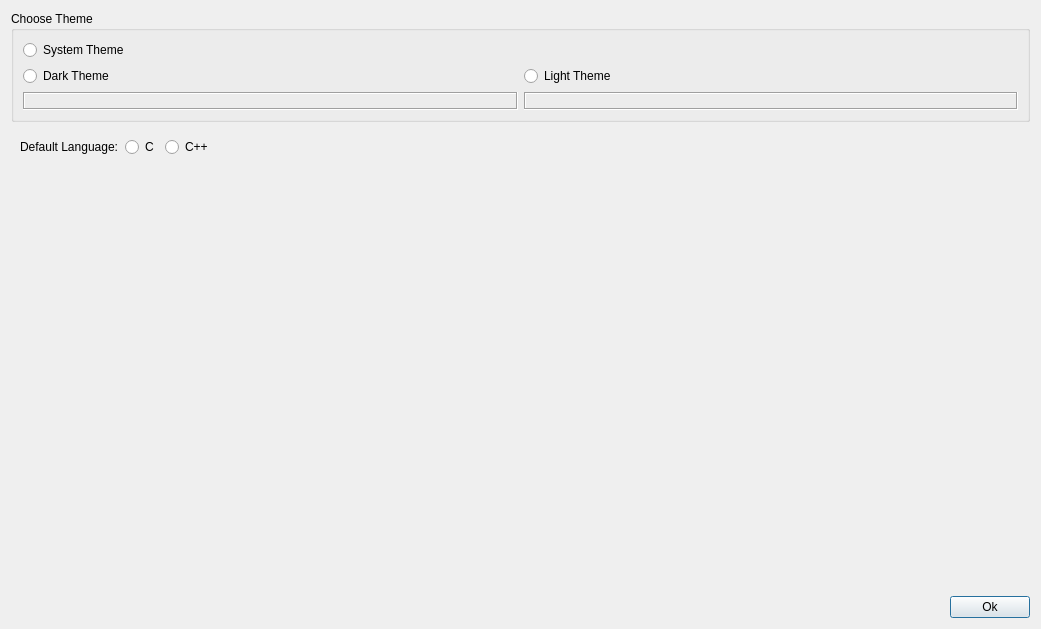
<?xml version="1.0" encoding="UTF-8"?>
<ui version="4.0">
 <class>ChooseThemeDialog</class>
 <widget class="QDialog" name="ChooseThemeDialog">
  <property name="geometry">
   <rect>
    <x>0</x>
    <y>0</y>
    <width>1041</width>
    <height>629</height>
   </rect>
  </property>
  <property name="windowTitle">
   <string>Choose Theme</string>
  </property>
  <layout class="QVBoxLayout" name="verticalLayout">
   <item>
    <widget class="QGroupBox" name="grpTheme">
     <property name="title">
      <string>Choose Theme</string>
     </property>
     <layout class="QGridLayout" name="gridLayout">
      <item row="2" column="1">
       <widget class="QLabel" name="lblLight">
        <property name="frameShape">
         <enum>QFrame::Box</enum>
        </property>
        <property name="frameShadow">
         <enum>QFrame::Sunken</enum>
        </property>
        <property name="text">
         <string/>
        </property>
        <property name="pixmap">
         <pixmap resource="../icons.qrc">:/demos/light.png</pixmap>
        </property>
       </widget>
      </item>
      <item row="2" column="0">
       <widget class="QLabel" name="lblDark">
        <property name="frameShape">
         <enum>QFrame::Box</enum>
        </property>
        <property name="frameShadow">
         <enum>QFrame::Sunken</enum>
        </property>
        <property name="text">
         <string/>
        </property>
        <property name="pixmap">
         <pixmap resource="../icons.qrc">:/demos/dark.png</pixmap>
        </property>
       </widget>
      </item>
      <item row="1" column="0">
       <widget class="QRadioButton" name="rbDark">
        <property name="text">
         <string>Dark Theme</string>
        </property>
       </widget>
      </item>
      <item row="1" column="1">
       <widget class="QRadioButton" name="rbLight">
        <property name="text">
         <string>Light Theme</string>
        </property>
       </widget>
      </item>
      <item row="0" column="0">
       <widget class="QRadioButton" name="rbAuto">
        <property name="text">
         <string>System Theme</string>
        </property>
       </widget>
      </item>
     </layout>
    </widget>
   </item>
   <item>
    <widget class="QWidget" name="widget_2" native="true">
     <layout class="QHBoxLayout" name="horizontalLayout_2">
      <item>
       <widget class="QLabel" name="label_3">
        <property name="text">
         <string>Default Language:</string>
        </property>
       </widget>
      </item>
      <item>
       <widget class="QRadioButton" name="rbC">
        <property name="text">
         <string>C</string>
        </property>
        <attribute name="buttonGroup">
         <string notr="true">grpDefaultLanguage</string>
        </attribute>
       </widget>
      </item>
      <item>
       <widget class="QRadioButton" name="rbCpp">
        <property name="text">
         <string>C++</string>
        </property>
        <attribute name="buttonGroup">
         <string notr="true">grpDefaultLanguage</string>
        </attribute>
       </widget>
      </item>
      <item>
       <spacer name="horizontalSpacer_2">
        <property name="orientation">
         <enum>Qt::Horizontal</enum>
        </property>
        <property name="sizeHint" stdset="0">
         <size>
          <width>40</width>
          <height>20</height>
         </size>
        </property>
       </spacer>
      </item>
     </layout>
    </widget>
   </item>
   <item>
    <spacer name="verticalSpacer">
     <property name="orientation">
      <enum>Qt::Vertical</enum>
     </property>
     <property name="sizeHint" stdset="0">
      <size>
       <width>20</width>
       <height>77</height>
      </size>
     </property>
    </spacer>
   </item>
   <item>
    <widget class="QWidget" name="widget" native="true">
     <layout class="QHBoxLayout" name="horizontalLayout">
      <property name="leftMargin">
       <number>0</number>
      </property>
      <property name="topMargin">
       <number>0</number>
      </property>
      <property name="rightMargin">
       <number>0</number>
      </property>
      <property name="bottomMargin">
       <number>0</number>
      </property>
      <item>
       <spacer name="horizontalSpacer">
        <property name="orientation">
         <enum>Qt::Horizontal</enum>
        </property>
        <property name="sizeHint" stdset="0">
         <size>
          <width>1828</width>
          <height>20</height>
         </size>
        </property>
       </spacer>
      </item>
      <item>
       <widget class="QPushButton" name="btnOk">
        <property name="text">
         <string>Ok</string>
        </property>
       </widget>
      </item>
     </layout>
    </widget>
   </item>
  </layout>
 </widget>
 <tabstops>
  <tabstop>rbAuto</tabstop>
  <tabstop>rbDark</tabstop>
  <tabstop>rbLight</tabstop>
  <tabstop>rbC</tabstop>
  <tabstop>rbCpp</tabstop>
  <tabstop>btnOk</tabstop>
 </tabstops>
 <resources>
  <include location="../icons.qrc"/>
 </resources>
 <connections/>
 <buttongroups>
  <buttongroup name="grpDefaultLanguage"/>
 </buttongroups>
</ui>
